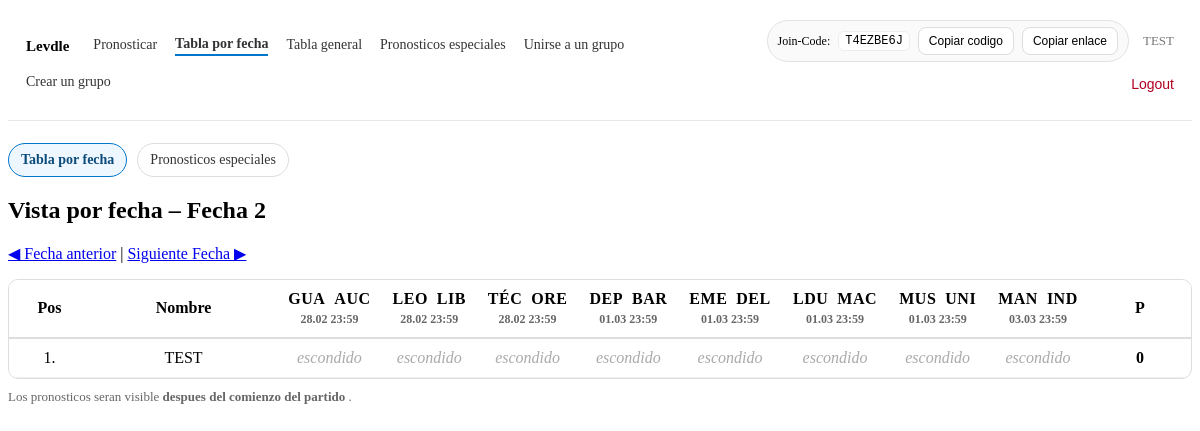
Screenshot of /spieltag/?tab=matches&md=2 (signed in) with the database file from the repository.
### tipping/models.py (models this page shows, shortened)
class Group(models.Model):
    tournament = models.ForeignKey(Tournament, on_delete=models.CASCADE, related_name="groups")
    name = models.CharField(max_length=120)
    owner = models.ForeignKey(
        settings.AUTH_USER_MODEL,
        on_delete=models.SET_NULL,
        null=True,
        blank=True,
        related_name="owned_groups",
    )
    join_code = models.CharField(
        max_length=12,
        unique=True,
        db_index=True,
        default=generate_join_code,
    )

class Match(models.Model):
    tournament = models.ForeignKey(Tournament, on_delete=models.CASCADE, related_name="matches")
    home_team = models.CharField(max_length=80)
    away_team = models.CharField(max_length=80)
    kickoff = models.DateTimeField()
    matchday = models.IntegerField(null=True, blank=True)  # "Fecha" aus der CSV
    home_score = models.IntegerField(null=True, blank=True)
    away_score = models.IntegerField(null=True, blank=True)

### tipping/views.py (the view, shortened to what this page needs)
# urls.py: path("spieltag/", views.spieltag, name="spieltag"),
@login_required
def spieltag(request):
    membership = _require_active_membership(request)
    if not membership:
        return redirect("join_group")
    group = membership.group
    tournament = group.tournament
    now = timezone.now()
    tab = request.GET.get("tab", "matches")
    if tab not in {"matches", "bonus"}:
        tab = "matches"
    season_start = tournament.season_start
    bonus_reveal = bool(season_start and now >= season_start)
    memberships = list(
        GroupMembership.objects
        .filter(group=group)
        .select_related("user")
        .order_by("user__username")
    )
    users = [m.user for m in memberships]
    bonus_rows = []
    my_bonus = None
    matchday = _get_selected_matchday(request, tournament, now)
    matches = list(
        Match.objects.filter(tournament=tournament, matchday=matchday)
        .order_by("kickoff", "home_team")
    )
    prev_md, next_md = _prev_next_md(tournament, matchday)
    all_preds = (
        Prediction.objects
        .filter(group=group, match__in=matches, user__in=users)
        .select_related("user", "match")
    )
    pred_map = {(p.user_id, p.match_id): p for p in all_preds}
    match_headers = [
        {
            "match": m,
            "result": (m.home_score, m.away_score)
            if (m.home_score is not None and m.away_score is not None)
            else None,
        }
        for m in matches
    ]
    bonus_points_map = {}
    if bonus_reveal:
        all_bonus = list(
            BonusPrediction.objects
            .filter(group=group, tournament=tournament, user__in=users)
            .select_related("user")
        )
        bonus_by_user = defaultdict(list)
        for bp in all_bonus:
            bonus_by_user[bp.user_id].append(bp)
        for u in users:
            bonus_points_map[u.id] = bonus_points_for_user(tournament, bonus_by_user.get(u.id, []))
    else:
        for u in users:
            bonus_points_map[u.id] = 0
    table_rows = []
    for u in users:
        total_points = 0
        cells = []
        for m in matches:
            reveal = (m.kickoff <= now)
            p = pred_map.get((u.id, m.id))
            cell_points = points_for_prediction(m, p) if reveal else None
            if cell_points is not None:
                total_points += cell_points
            cells.append({"reveal": reveal, "pred": p, "points": cell_points})
        total_points_with_bonus = total_points + bonus_points_map.get(u.id, 0)
        table_rows.append({
            "user": u,
            "cells": cells,
            "total_points": total_points,
            "bonus_points": bonus_points_map.get(u.id, 0),
            "total_with_bonus": total_points_with_bonus,
        })
    if bonus_reveal:
        table_rows.sort(key=lambda r: (-r["total_with_bonus"], r["user"].username.lower()))
    else:
        table_rows.sort(key=lambda r: (-r["total_points"], r["user"].username.lower()))
    return render(request, "tipping/spieltag.html", {
        "group": group,
        "tab": tab,
        "matchday": matchday,
        "matches": match_headers,
        "table_rows": table_rows,
        "prev_md": prev_md,
        "next_md": next_md,
        "now": now,
        "season_start": season_start,
        "bonus_reveal": bonus_reveal,
        "bonus_rows": bonus_rows,
        "my_bonus": my_bonus,
    })

### tipping/views.py (called while the page is built, shortened)
def _require_active_membership(request) -> Optional[GroupMembership]:
    if not request.user.is_authenticated:
        return None
    active_group_id = request.session.get("active_group_id")
    if active_group_id:
        membership = (
            GroupMembership.objects
            .filter(user=request.user, group_id=active_group_id)
            .select_related("group__tournament")
            .first()
        )
        if membership:
            return membership
    membership = (
        GroupMembership.objects
        .filter(user=request.user)
        .select_related("group__tournament")
        .order_by("id")
        .first()
    )
    if membership:
        request.session["active_group_id"] = membership.group_id
        return membership
    return None

def _get_selected_matchday(request, tournament, now):
    md_param = request.GET.get("md")
    if md_param:
        try:
            selected_md = int(md_param.strip())
        except ValueError:
            selected_md = None
        if selected_md is not None:
            exists = Match.objects.filter(tournament=tournament, matchday=selected_md).exists()
            if exists:
                return selected_md

def _prev_next_md(tournament, matchday):
    prev_md = (
        Match.objects.filter(tournament=tournament, matchday__lt=matchday)
        .order_by("-matchday")
        .values_list("matchday", flat=True)
        .first()
    )
    next_md = (
        Match.objects.filter(tournament=tournament, matchday__gt=matchday)
        .order_by("matchday")
        .values_list("matchday", flat=True)
        .first()
    )
    return prev_md, next_md

### templates/tipping/spieltag.html (shortened to what this page needs)
{% include "tipping/_nav.html" %}
<div class="tabs">
  <a class="tab {% if tab != 'bonus' %}active{% endif %}"
     href="{% if matchday %}/spieltag/?tab=matches&md={{ matchday }}{% else %}/spieltag/?tab=matches{% endif %}">
    Tabla por fecha
  </a>
  <a class="tab {% if tab == 'bonus' %}active{% endif %}"
     href="{% if matchday %}/spieltag/?tab=bonus&md={{ matchday }}{% else %}/spieltag/?tab=bonus{% endif %}">
    Pronosticos especiales
  </a>
</div>
{% if tab == "bonus" %}
  <h2>Pronosticos especiales – {{ group.name }}</h2>
  {% if not bonus_reveal %}
    <div class="locked">
      Pronosticos especiales estan todavia <strong>escondidos</strong>.
      {% if season_start %}
        Van a ser visibles <strong>{{ season_start|date:"d.m.Y H:i" }}</strong> .
      {% else %}
        Falta la fecha de inicio del campeonato.
      {% endif %}
    </div>
  {% endif %}
  <div class="kicktipp-wrap" style="margin-top:14px;">
    <table class="kicktipp" style="min-width:760px;">
      <thead>
        <tr>
          <th class="sticky-col-1">Pos</th>
          <th class="sticky-col-2">Name</th>
          <th>Campeon medio año</th>
          <th>Campeon</th>
          <th>Primer cambio de entrnador</th>
          <th>Maximo goleador</th>
          <th>Desciende 1</th>
          <th>Desciende 2</th>
          <th class="right-col">Bonus-P</th>
        </tr>
      </thead>
      <tbody>
        {% if bonus_reveal %}
          {% for row in bonus_rows %}
            <tr>
              <td class="sticky-col-1">{{ forloop.counter }}.</td>
              <td class="sticky-col-2">{{ row.user.username }}</td>
              <td>{{ row.picks.herbstmeister|default:"—" }}</td>
              <td>{{ row.picks.meister|default:"—" }}</td>
              <td>{{ row.picks.trainer_first|default:"—" }}</td>
              <td>{{ row.picks.topscorer|default:"—" }}</td>
              <td>{{ row.picks.relegation1|default:"—" }}</td>
              <td>{{ row.picks.relegation2|default:"—" }}</td>
              <td class="right-col">{{ row.points }}</td>
            </tr>
          {% endfor %}
        {% else %}
          {% for m in group.groupmembership_set.all %}
            <tr>
              <td class="sticky-col-1">{{ forloop.counter }}.</td>
              <td class="sticky-col-2">{{ m.user.username }}</td>
              <td colspan="6"><span class="hidden-tip">versteckt</span></td>
              <td class="right-col">—</td>
            </tr>
          {% endfor %}
        {% endif %}
      </tbody>
    </table>
  </div>
  <p class="note">
    Los pronosticos especiales solo serán visibles una vez comenzada la temporada. Los puntos extra se sumarán a la puntuación total (5 puntos por cada pronostico correcto).
  </p>
{% else %}
  {% if matchday %}
    <h2>Vista por fecha – Fecha {{ matchday }}</h2>
    <p>
      {% if prev_md %}<a href="/spieltag/?tab=matches&md={{ prev_md }}">◀ Fecha anterior</a>{% endif %}
      {% if prev_md and next_md %} | {% endif %}
      {% if next_md %}<a href="/spieltag/?tab=matches&md={{ next_md }}">Siguiente Fecha ▶</a>{% endif %}
    </p>
    <div class="kicktipp-wrap">
      <table class="kicktipp">
        <thead>
          <tr>
            <th class="sticky-col-1">Pos</th>
            <th class="sticky-col-2">Nombre</th>
            {% for h in matches %}
              <th>
                <div class="match-head">
                  {{ h.match.home_team|slice:":3"|upper }}&nbsp;&nbsp;{{ h.match.away_team|slice:":3"|upper }}
                </div>
                <div class="match-sub">
                  {% if h.result %}
                    {{ h.result.0 }}:{{ h.result.1 }}
                  {% else %}
                    {{ h.match.kickoff|date:"d.m H:i" }}
                  {% endif %}
                </div>
              </th>
            {% endfor %}
            <th class="right-col">P</th>
          </tr>
        </thead>
        <tbody>
          {% for row in table_rows %}
            <tr>
              <td class="sticky-col-1">{{ forloop.counter }}.</td>
              <td class="sticky-col-2">{{ row.user.username }}</td>
              {% for c in row.cells %}
                <td>
                  {% if c.reveal %}
                    {% if c.pred %}
                      <div class="tip">{{ c.pred.pred_home }}:{{ c.pred.pred_away }}</div>
                      <div class="pts">{{ c.points }}</div>
                    {% else %}
                      <div class="tip">—</div>
                      <div class="pts">0</div>
                    {% endif %}
                  {% else %}
                    <div class="hidden-tip">escondido</div>
                  {% endif %}
                </td>
              {% endfor %}
              <td class="right-col">
                {{ row.total_points }}
              </td>
            </tr>
          {% endfor %}
        </tbody>
      </table>
    </div>
    <p class="note">
      Los pronosticos seran visible <strong>despues del comienzo del partido</strong> .
    </p>
  {% else %}
    <p>Keine zukünftigen Matches gefunden.</p>
  {% endif %}
{% endif %}

### templates/tipping/_nav.html (shortened to what this page needs)
<div class="nav">
  <div class="nav-left">
    <span class="nav-title">
      {% if group %}{{ group.name }}{% else %}Tippspiel{% endif %}
    </span>
    {% if request.user.is_authenticated %}
      {% if group %}
        <a href="{% url 'tippen' %}" class="{% if request.resolver_match.url_name == 'tippen' %}active{% endif %}">
          Pronosticar
        </a>
        <a href="{% url 'spieltag' %}" class="{% if request.resolver_match.url_name == 'spieltag' %}active{% endif %}">
          Tabla por fecha
        </a>
        <a href="{% url 'tabelle' %}" class="{% if request.resolver_match.url_name == 'tabelle' %}active{% endif %}">
          Tabla general
        </a>
        <a href="{% url 'bonus_tips' %}" class="{% if request.resolver_match.url_name == 'bonus_tips' %}active{% endif %}">
          Pronosticos especiales
        </a>
      {% endif %}
      <a href="{% url 'join_group' %}" class="{% if request.resolver_match.url_name == 'join_group' %}active{% endif %}">
        Unirse a un grupo
      </a>
      <a href="{% url 'create_group' %}" class="{% if request.resolver_match.url_name == 'create_group' %}active{% endif %}">
        Crear un grupo
      </a>
    {% endif %}
  </div>
  <div class="nav-right">
    {% if request.user.is_authenticated %}
      {% if membership and membership.is_creator and group %}
        <span class="pill">
          Join-Code: <code>{{ group.join_code }}</code>
          <button class="mini-btn" type="button"
                  onclick="navigator.clipboard.writeText('{{ group.join_code }}')">
            Copiar codigo
          </button>
          <button class="mini-btn" type="button"
                  onclick="navigator.clipboard.writeText(window.location.origin + '{% url 'join_group' %}?code={{ group.join_code }}')">
            Copiar enlace
          </button>
        </span>
      {% endif %}
      <span class="muted-user">{{ request.user.username }}</span>
      <form method="post" action="{% url 'logout' %}">
        <button type="submit" class="logout-btn">Logout</button>
      </form>
    {% endif %}
  </div>
</div>

### templates/tipping/_nav.html (style rules this page uses)
.nav { display: flex; justify-content: space-between; align-items: center; padding: 12px 18px; margin-bottom: 22px; border-bottom: 1px solid #e8e8e8; background: #ffffff; gap: 16px; }
.nav-left { display: flex; align-items: center; gap: 18px; flex-wrap: wrap; }
.nav-title { font-weight: 600; font-size: 15px; margin-right: 6px; white-space: nowrap; }
.nav a { text-decoration: none; color: #333; font-size: 14px; padding-bottom: 2px; }
.nav a.active { font-weight: 600; border-bottom: 2px solid #0077cc; }
.nav-right { display: flex; align-items: center; gap: 14px; flex-wrap: wrap; justify-content: flex-end; }
.logout-btn { background: none; border: none; color: #b00020; cursor: pointer; font-size: 14px; padding: 0; }
.muted-user { font-size: 13px; color: #777; }
.mini-btn { font-size: 12px; padding: 6px 10px; border: 1px solid #ddd; border-radius: 8px; background: #fff; cursor: pointer; }
.pill { font-size: 12px; border: 1px solid #e2e2e2; padding: 6px 10px; border-radius: 999px; background: #fafafa; display: inline-flex; align-items: center; gap: 8px; white-space: nowrap; }
.pill code { font-family: ui-monospace, SFMono-Regular, Menlo, Monaco, Consolas, "Liberation Mono", monospace; font-size: 12px; background: #fff; border: 1px solid #eee; padding: 2px 6px; border-radius: 6px; }

### templates/tipping/spieltag.html (style rules this page uses)
.tabs { display:flex; gap:10px; margin: 10px 0 18px; flex-wrap:wrap; }
.tab { display:inline-block; padding:8px 12px; border:1px solid #ddd; border-radius:999px; text-decoration:none; color:#333; font-size:14px; background:#fff; }
.tab.active { border-color:#0077cc; background:#eef6ff; font-weight:600; color:#0b4b7a; }
.kicktipp-wrap { overflow-x:auto; border:1px solid #ddd; border-radius:10px; }
table.kicktipp { border-collapse:collapse; min-width:900px; width:100%; }
.kicktipp th, .kicktipp td { border-bottom:1px solid #eee; padding:10px 8px; text-align:center; white-space:nowrap; }
.kicktipp thead th { position:sticky; top:0; background:#fff; z-index:2; border-bottom:2px solid #ddd; }
.sticky-col-1 { position:sticky; left:0; background:#fff; z-index:3; text-align:left; min-width:60px; }
.sticky-col-2 { position:sticky; left:60px; background:#fff; z-index:3; text-align:left; min-width:160px; }
.match-head { font-weight:700; letter-spacing:.5px; }
.match-sub { color:#666; font-size:12px; margin-top:4px; }
.hidden-tip { color:#aaa; font-style:italic; }
.right-col { min-width:80px; font-weight:700; }
.note { margin-top:10px; color:#666; font-size:13px; }

### rows the page displays
Group: name "Levdle", join_code "T4EZBE6J"
Match: match.home_team "GUA", match.away_team "AUC", match.kickoff "28.02 23:59"
Match: match.home_team "LEO", match.away_team "LIB", match.kickoff "28.02 23:59"
Match: match.home_team "TÉC", match.away_team "ORE", match.kickoff "28.02 23:59"
Match: match.home_team "DEP", match.away_team "BAR", match.kickoff "01.03 23:59"
Match: match.home_team "EME", match.away_team "DEL", match.kickoff "01.03 23:59"
Match: match.home_team "LDU", match.away_team "MAC", match.kickoff "01.03 23:59"
Match: match.home_team "MUS", match.away_team "UNI", match.kickoff "01.03 23:59"
Match: match.home_team "MAN", match.away_team "IND", match.kickoff "03.03 23:59"

### other values shown
{{ request.user.username }} "TEST"
{{ matchday }} "2"
{{ row.user.username }} "TEST"
{{ row.total_points }} "0"
